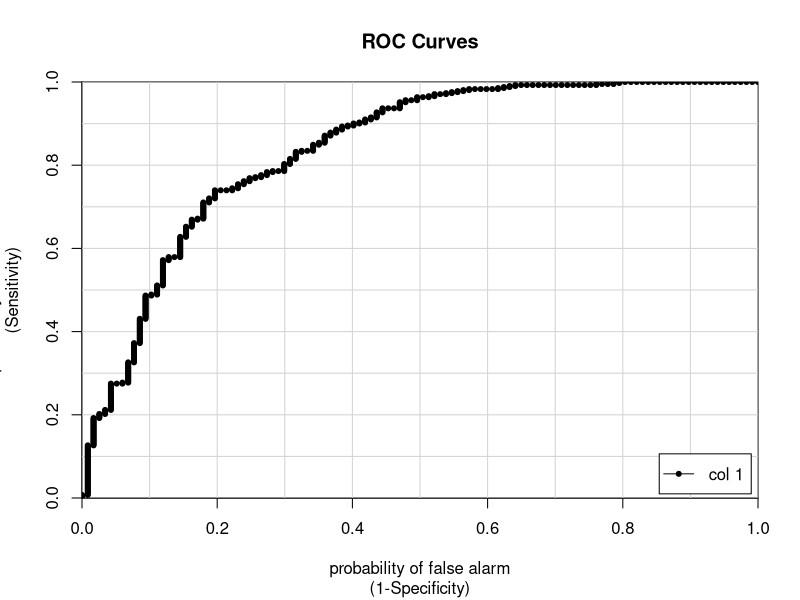

Reproduce this figure in R. (Note: this script raises an error after producing the figure.)
## ---- chunk 1
library(AER)
library(caret)

data("CreditCard")
dim(CreditCard)

CreditCard$class <- CreditCard$card
CreditCard <- subset(CreditCard,select=-c(card,expenditure,share))
## ---- chunk 2
set.seed(123)


rows <- sample(nrow(CreditCard))
CreditCard <- CreditCard[rows,]
split <- round(nrow(CreditCard)*.60)
train <- CreditCard[1:split,]
test <- CreditCard[(split+1):nrow(CreditCard),]

dim(train)
dim(test)

## ---- chunk 3
####GLM method
glmModel <- glm(class~ . , data=train, family=binomial)

pred.glmModel <- predict(glmModel, newdata=test, type="response")

library(caTools)

roc.glmModel <-colAUC(pred.glmModel,test$class,plotROC = TRUE)

####glm boost
fitControl <- trainControl(method = "repeatedcv",
                           number = 5,
                           repeats = 10,
                           ## Estimate class probabilities
                           classProbs = TRUE,
                           ## Evaluate performance using 
                           ## the following function
                           summaryFunction = twoClassSummary)

set.seed(2014)

glmBoostModel <- train(class ~ ., data=train, method = "glmboost", metric="ROC", trControl = fitControl,
                       tuneLength=5, center=TRUE, family=Binomial(link = c("logit")))

pred.glmBoostModel <- as.vector(predict(glmBoostModel, newdata=test, type="prob")[,"yes"])


roc.glmBoostModel <-colAUC(pred.glmBoostModel,test$class,plotROC = TRUE)

## ---- chunk 4
##CART
set.seed(2014)

cartModel <- train(class ~ ., data=train, method = "rpart", metric="ROC",
                   trControl = fitControl, tuneLength=5)

pred.cartModel <- as.vector(predict(cartModel, 
                                    newdata=test, type="prob")[,"yes"])

roc.cartModel <-colAUC(pred.cartModel,test$class,plotROC = TRUE)

## ---- chunk 5
##condition inference model 
set.seed(2014)

partyModel <- train(class ~ ., data=train, method = "ctree", metric="ROC", 
                    trControl = fitControl, tuneLength=5)

pred.partyModel <- as.vector(predict(partyModel, newdata=test, type="prob")[,"yes"])

roc.partyModel <-colAUC(pred.partyModel,test$class,plotROC = TRUE)

## ---- chunk 6
###Elastic Net

set.seed(2014)

eNetModel <- train(class ~ ., data=train, method = "glmnet", metric="ROC", 
                   trControl = fitControl, family="binomial", tuneLength=5)

pred.eNetModel <- as.vector(predict(eNetModel, newdata=test, type="prob")[,"yes"])

roc.eNetModel <-colAUC(pred.eNetModel,test$class,plotROC = TRUE)

## ---- chunk 7
##Boosted trees

set.seed(2014)

gbmModel <- train(class ~ ., data=train, method = "gbm", metric="ROC",
                  trControl = fitControl, verbose=FALSE, tuneLength=5)

pred.gbmModel <- as.vector(predict(gbmModel, newdata=test, type="prob")[,"yes"])

roc.gbmModel <-colAUC(pred.gbmModel,test$class,plotROC = TRUE)

## ---- chunk 8
#Random forest

set.seed(2014)

rfModel <- train(class ~ ., data=train, method = "rf", metric="ROC", 
                 trControl = fitControl, verbose=FALSE, tuneLength=5)


pred.rfModel <- as.vector(predict(rfModel, newdata=test, type="prob")[,"yes"])

roc.rfModel <-colAUC(pred.rfModel,test$class,plotROC = TRUE)


## ---- chunk 9
test.auc <- data.frame(model=c("glm","glmboost","gbm","glmnet","cart","ctree","rForest"),
                       summary=c(roc.glmModel, roc.glmBoostModel, roc.gbmModel, 
                             roc.eNetModel, roc.cartModel,
                             roc.partyModel, roc.rfModel))

test.auc <- test.auc[order(test.auc$summary, decreasing=TRUE),]

test.auc$model <- factor(test.auc$model, levels=test.auc$model)

test.auc
## ---- chunk 10
library(ggplot2)
theme_set(theme_gray(base_size = 18))
ggplot(test.auc,aes(x=model, y=summary))+ 
         geom_bar(fill = "light blue", stat="identity")

plot(cartModel)
plot(glmModel)
plot(glmBoostModel)
plot(cartModel)
plot(partyModel)
plot(eNetModel)
plot(gbmModel)
plot(rfModel)

summary(gbmModel)
